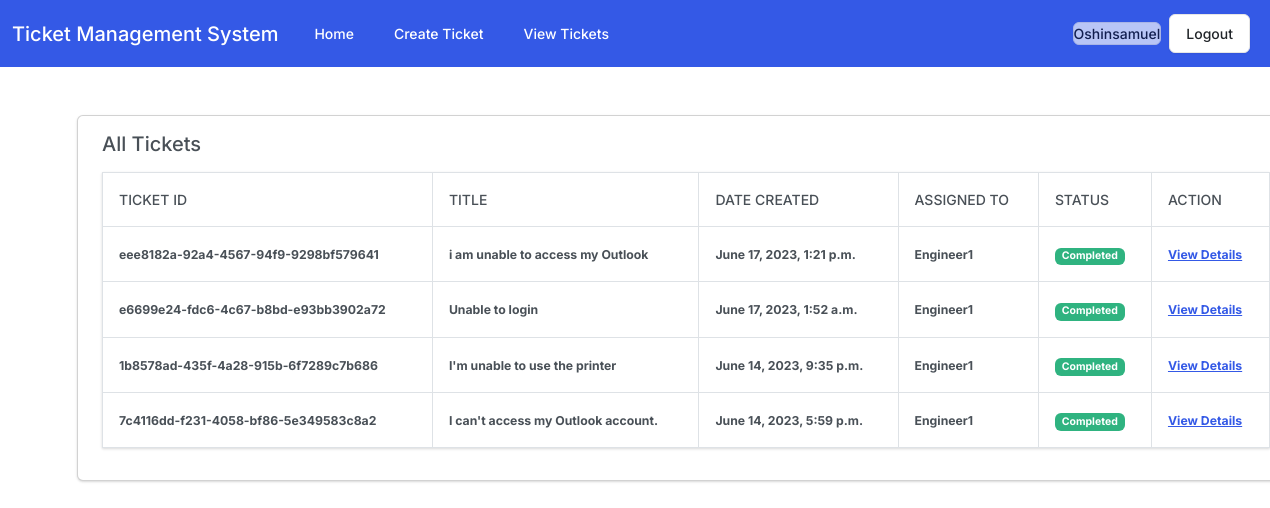
Page /tickets/all-tickets/ (signed in) on the committed database.
### users/models.py (models this page shows)
class User(AbstractUser):
    is_staff = models.BooleanField(default=False)
    is_engineer = models.BooleanField(default=False)
    def __str__(self):
        return self.username

### tickets/models.py (models this page shows, shortened)
class Ticket(models.Model):
    status_choices = (
        ('Active', 'Active'),
        ('Completed', 'Completed'),
        ('Pending', 'Pending')
    )
    ticket_no = models.UUIDField(default=uuid.uuid4)
    title = models.CharField(max_length=100)
    description = models.TextField()
    created_by = models.ForeignKey(User, on_delete=models.CASCADE, related_name='created_by')
    date_created = models.DateTimeField(auto_now_add=True)
    assigned_to = models.ForeignKey(User, on_delete=models.DO_NOTHING, null=True, blank=True)
    is_resolved = models.BooleanField(default=False)
    date_accepted = models.DateTimeField(null=True, blank=True)
    date_closed = models.DateTimeField(null=True, blank=True)
    ticket_status = models.CharField(max_length=15, choices=status_choices)

### tickets/views.py (the view)
# urls.py: path('all-tickets/', views.all_tickets, name='all-tickets'),
@login_required
def all_tickets(request):
    tickets = Ticket.objects.filter(created_by=request.user).order_by('-date_created')
    context = {'tickets':tickets}
    return render(request, 'ticket/all_tickets.html', context)

### templates/ticket/all_tickets.html
{% extends 'base.html' %}
{% block content %}
<section class="container mt-5">
    <div class="card mx-auto" style="width: 76rem">
        <div class="card-body">
            <h5 class="card-title mb-3">All Tickets</h5>
            <table class="table table-bordered table-hover">
                <thead>
                  <tr>
                    <th scope="col">Ticket ID</th>
                    <th scope="col">Title</th>
                    <th scope="col">Date Created</th>
                    <th scope="col">Assigned To</th>
                    <th scope="col">Status</th>
                    <th scope="col">Action</th>
                  </tr>
                </thead>
                <tbody>
                  {% for ticket in tickets %}
                  <tr>
                    <th scope="row"><strong><small>{{ticket.ticket_no}}<small></strong></th>
                    <td><strong><small>{{ticket.title}}</small><strong></td>
                    <td><strong><small>{{ticket.date_created}}</small></strong></td>
                    {% if ticket.assigned_to %}
                    <td><strong><small>{{ticket.assigned_to}}</small></strong></td>
                    {% else %}
                    <td><strong><small>Not Assigned Yet</small></strong></td>
                    {% endif %}
                    {% if ticket.ticket_status == 'Active' %}
                    <td><span class="badge bg-primary">Active</span></td>
                    {% elif ticket.ticket_status == 'Pending' %}
                    <td><span class="badge bg-warning">Pending</span></td>
                    {% elif ticket.ticket_status == 'Completed' %}
                    <td><span class="badge bg-success">Completed</span></td>
                    {% endif %}
                    <td><strong><small><a href="{% url 'ticket-details' ticket.pk %}">View Details</a></small></strong></td>
                  </tr>
                  {% endfor %}
                </tbody>
              </table>
        </div>
    </div>
</section>
{% endblock content %}

### templates/base.html (shortened to what this page needs)
{% load static %}
<!DOCTYPE html>
<html lang="en">
  <head>
    <link href="{% static 'css/bootstrap.min.css' %}" rel="stylesheet">
  </head>
  <body>
     {% if request.user.is_staff %}
    <nav class="navbar navbar-expand-lg bg-primary" data-bs-theme="dark">
        <div class="container-fluid">
          <a class="navbar-brand" href="/">Ticket Management System</a>
          <div class="collapse navbar-collapse" id="navbarColor01">
            <ul class="navbar-nav me-auto">
              <li class="nav-item">
                <a class="nav-link active" href="/">Home
                </a>
              </li>
              <li class="nav-item">
                <a class="nav-link" href="{% url 'create-ticket' %}">Create Ticket</a>
              </li>
              <li class="nav-item">
                <a class="nav-link" href="{% url 'all-tickets' %}">View Tickets</a>
              </li>
            </ul>
            <a class="nav-link btn btn-secondary me-2 disabled"  tabindex="-1" aria-disabled="true" style="color: #000000">{{request.user.username}}</a>
            <a href="{% url 'logout' %}" class="btn btn-secondary me-2">Logout</a>
          </div>
        </div>
      </nav>
      {% endif %}
      <div class="container mt-4">
        {% block content %}
        {%endblock content%}
      </div>
  </body>
</html>

### rows in the picture
User: user.username "Oshinsamuel"
Ticket: ticket_no "eee8182a-92a4-4567-94f9-9298bf579641", title "i am unable to access my Outlook", date_created "June 17, 2023, 1:21 p.m.", assigned_to "Engineer1", ticket_status "Completed"
Ticket: ticket_no "e6699e24-fdc6-4c67-b8bd-e93bb3902a72", title "Unable to login", date_created "June 17, 2023, 1:52 a.m.", assigned_to "Engineer1", ticket_status "Completed"
Ticket: ticket_no "1b8578ad-435f-4a28-915b-6f7289c7b686", title "I'm unable to use the printer", date_created "June 14, 2023, 9:35 p.m.", assigned_to "Engineer1", ticket_status "Completed"
Ticket: ticket_no "7c4116dd-f231-4058-bf86-5e349583c8a2", title "I can't access my Outlook account.", date_created "June 14, 2023, 5:59 p.m.", assigned_to "Engineer1", ticket_status "Completed"
